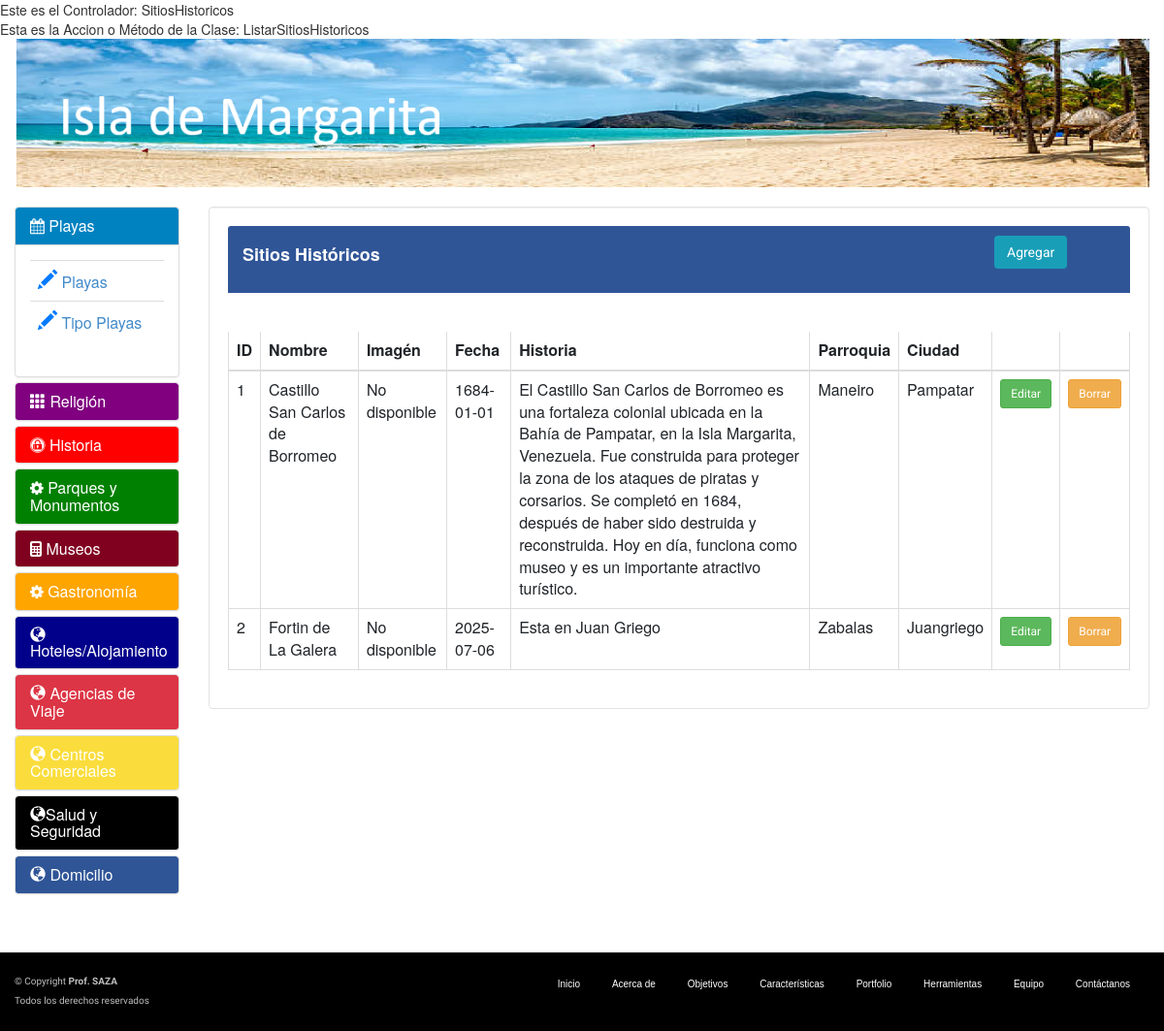
/SitiosHistoricos/ListarSitiosHistoricos, run on the app's committed database.
### tables this page shows
CREATE TABLE IF NOT EXISTS `tbl_sitioshistoricos` (
  `id_SitiosHistoricos` int NOT NULL AUTO_INCREMENT,
  `Nombre_Sitio` varchar(100) NOT NULL,
  `fecha_creacion` date NOT NULL,
  `Historia` text NOT NULL,
  `imagen` varchar(255) NOT NULL,
  `CodCiudad` int NOT NULL,
  `CodParroquia` int NOT NULL,
  PRIMARY KEY (`id_SitiosHistoricos`),
  UNIQUE KEY `Nombre_Sitio` (`Nombre_Sitio`),
  KEY `CodCiudad` (`CodCiudad`),
  KEY `CodParroquia` (`CodParroquia`)
);

CREATE TABLE IF NOT EXISTS `tbl_parroquia` (
  `Cod_Parroquia` int NOT NULL,
  `Cod_Municipio` int NOT NULL,
  `Des_Parroquia` varchar(100) NOT NULL,
  PRIMARY KEY (`Cod_Parroquia`),
  KEY `Cod_Municipio` (`Cod_Municipio`)
);

CREATE TABLE IF NOT EXISTS `tbl_ciudad` (
  `Cod_Ciudad` int NOT NULL,
  `Cod_Estado` int NOT NULL,
  `Des_Ciudad` varchar(52) NOT NULL,
  PRIMARY KEY (`Cod_Ciudad`),
  KEY `Cod_Estado` (`Cod_Estado`)
);

### controllers/SitiosHistoricosController.php (called while the page is built, shortened)
<?php
class SitiosHistoricosController
{
     function ListarSitiosHistoricos(){
         require_once('views/SitiosHistoricos/listarsitioshistoricos.php');
    }
    static public function ListarSitiosHistoricos1(){
       	 require_once('models/SitiosHistoricosModels.php');
         $result_Listar= SitiosHistoricosModels::ListarSitiosHitoricos();
         return $result_Listar;
    }
}
?>

### models/SitiosHistoricosModels.php (called while the page is built, shortened)
<?php
class SitiosHistoricosModels
{
	public static function Get_Data($sql){
		$conexion=Conectar::conexion();
		try {
			!$result = mysqli_query($conexion, $sql);
		if ($result) {
            if (mysqli_affected_rows($conexion) == 0) {
                return false;
            } else {
                return $result;
            }
        } else {
            return false;
        }
		} catch (Exception $e) {
			return false;
		} finally {
			$conexion = Conectar::desconexion($conexion);
		}
	}
	public static function ListarSitiosHitoricos(){
		$sql_SitiosHistoricos = "SELECT `tbl_sitioshistoricos`.*, `tbl_ciudad`.`Des_Ciudad`, `tbl_parroquia`.`Des_Parroquia`
								FROM `tbl_sitioshistoricos`
								LEFT JOIN `tbl_ciudad` ON `tbl_sitioshistoricos`.`CodCiudad` = `tbl_ciudad`.`Cod_Ciudad`
								LEFT JOIN `tbl_parroquia` ON `tbl_sitioshistoricos`.`CodParroquia` = `tbl_parroquia`.`Cod_Parroquia`;";
        $result_SitiosHistoricos = SitiosHistoricosModels::Get_Data($sql_SitiosHistoricos);
        return $result_SitiosHistoricos;
	}
}
?>

### views/SitiosHistoricos/listarsitioshistoricos.php (the view)
<?php
   require_once('controllers/SitiosHistoricosController.php');
   $controller = new SitiosHistoricosController();
   $result_sitios = $controller->ListarSitiosHistoricos1();
   $numrows = 0;
   if($result_sitios) {
        $numrows = mysqli_num_rows($result_sitios);
    }
?>
<div class="contaniner">
<div class="panel-heading" style="background-color: #2F5597">
    <div class="row">
        <div class="col-10" style="color: white">
            <h4><b>Sitios Históricos</b></h4>
        </div>
        <div class="col-2">
            <form action="<?php echo SERVERURL ?>SitiosHistoricos/IngresarSitioHistorico" method="POST">
                <button type="submit" class="btn btn-prymary" text-align = "center">Agregar</button>
            </form>
        </div>
    </div>
</div>
<br><br>
<div class="table-responsive">
    <table id="dtBasicExample" class="table table-bordered">
        <thead>
            <tr>
                <th>ID</th>
                <th>Nombre</th>
                <th>Imagén</th>
                <th>Fecha</th>
                <th>Historia</th>
                <th>Parroquia</th>
                <th>Ciudad</th>
                <th></th>
                <th></th>
            </tr>
        </thead>
        <tbody>
        <?php
        if ($numrows > 0) {
            while ($row = mysqli_fetch_array($result_sitios)) {
                ?>
                <tr>
                    <td><?php echo $row['id_SitiosHistoricos']; ?></td>
                    <td><?php echo $row['Nombre_Sitio']; ?></td>
                    <td>
                        <?php if (!empty($row['imagen'])) { ?>
                            <img src="<?php echo SERVERURL . $row['imagen']; ?>" alt="Imagen del Sitio" style="width: 100px; height: auto;">
                        <?php } else { ?>
                            <span>No disponible</span>
                        <?php } ?>
                    <td><?php echo $row['fecha_creacion']; ?></td>
                    <td><?php echo $row['Historia']; ?></td>
                    <td><?php echo $row['Des_Parroquia']; ?></td>
                    <td><?php echo $row['Des_Ciudad']; ?></td>
                    <td align= "center" width="50px">
                        <form action="<?php echo SERVERURL ?>SitiosHistoricos/ActualizarSitioHistorico/<?php echo $row['id_SitiosHistoricos']; ?>" method="POST" style="display:inline;">
                            <button type="submit" class="btn btn-sm btn-success">Editar</button>
                        </form>
                    <td align= "center" width="50px">
                        <form action="<?php echo SERVERURL ?>SitiosHistoricos/BorrarSitioHistorico/<?php echo $row['id_SitiosHistoricos']; ?>" method="POST" style="display:inline;">
                            <button type="submit" class="btn btn-sm btn-warning">Borrar</button>
                        </form>
                    </td>
                </tr>
                <?php
            }
        }
        ?>
        </tbody>
    </table>
</div>
</div>

### css/style.css (style rules this page uses)
h1, h2, h3, h4, h5, h6 { font-family: "Raleway", Helvetica, Arial, sans-serif; }
h4 { font-size: 18px; }
.btn { background-color: #199EB8; font-family: "Roboto", Helvetica, Arial, sans-serif; font-weight: 800; color: #fff; padding: 15px 45px; border-radius: 50px; }

### data on the page
tbl_sitioshistoricos: id_SitiosHistoricos "1", Nombre_Sitio "Castillo San Carlos de Borromeo", imagen "No disponible", fecha_creacion "1684-01-01", Historia "El Castillo San Carlos de Borromeo es una fortaleza colonial ubicada en la Bahía de Pampatar, en la Isla Margarita, Venezuela. Fue construida para proteger la zona de los ataques de piratas y corsarios. Se completó en 1684, después de haber sido destruida y reconstruida. Hoy en día, funciona como museo y es un importante atractivo turístico.", CodParroquia.Des_Parroquia "Maneiro", CodCiudad.Des_Ciudad "Pampatar"
tbl_sitioshistoricos: id_SitiosHistoricos "2", Nombre_Sitio "Fortin de La Galera", imagen "No disponible", fecha_creacion "2025-07-06", Historia "Esta en Juan Griego", CodParroquia.Des_Parroquia "Zabalas", CodCiudad.Des_Ciudad "Juangriego"

### other printed values
$controller = $router->getController() "SitiosHistoricos"
$action = $router->getAction() "ListarSitiosHistoricos"
